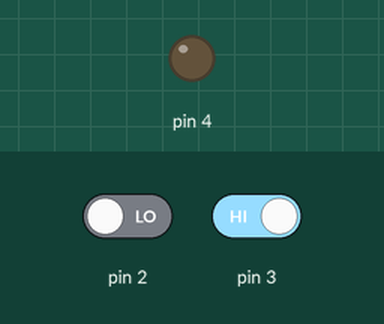
The sketch below on a simulated Arduino Uno, built with avr-gcc and run on an emulated ATmega328P. Shown: output pins drawn as LEDs (lit = HIGH). The test bench sets the inputs (shaded band); at power-on: pin 2 LOW, pin 3 HIGH.

Above: at 1.2 s.
1.3 s: pin 2 driven HIGH
At 2.3 s:
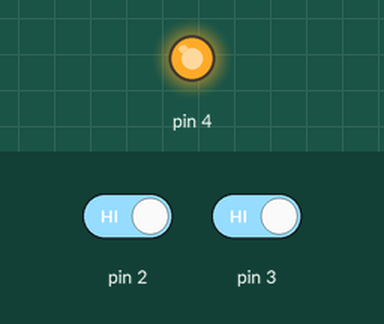
2.8 s: pin 3 driven LOW
At 3.7 s:
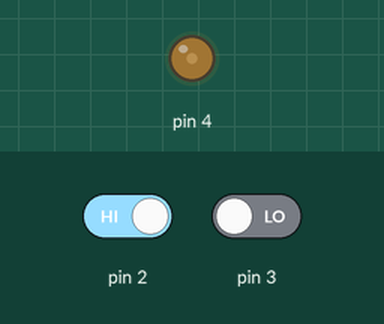
4.3 s: pin 3 driven HIGH
At 5.6 s:
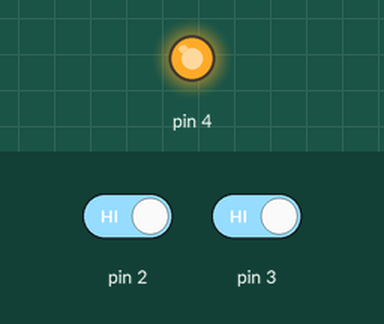
Timing chart, 0 to 7.3 s (numbered marks = the images above; inputs shaded):
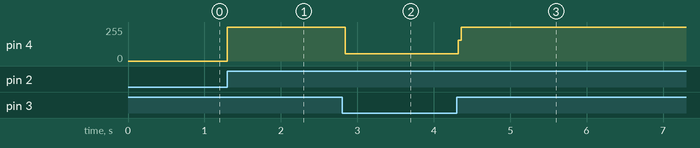

Measured:
- after the input at 1.3 s, pin 4: 0/255 → 255/255 at once
- after the input at 2.8 s, pin 4: 255/255 → 55/255 at once
- after the input at 4.3 s, pin 4: 55/255 → 255/255 at once

The sketch:

led2botoes.ino
```cpp
// C++ code
//

int var1;
int var2;

void setup()
{
  pinMode(2, INPUT);
  pinMode(3, INPUT);
  pinMode(4, OUTPUT);
}

void loop()
{
  	var1 = digitalRead(2);
   	var2 = digitalRead(3);

   if(var1){
     digitalWrite(4,HIGH);
   }
   if(!var2){
     digitalWrite(4,LOW);
   }
}
```
